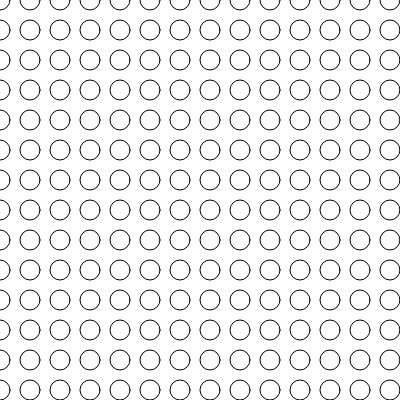
Frame 1 (no input)
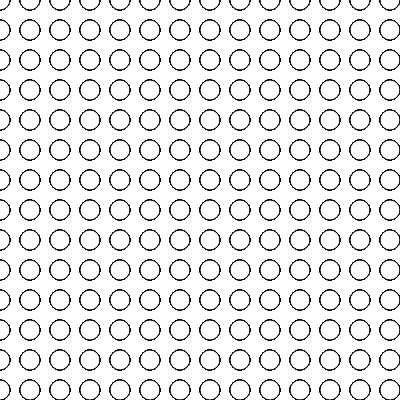
Frame 60 (no input)
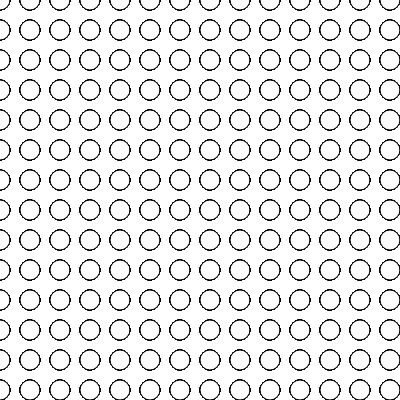
Frame 120 (the mouse pressed at the canvas centre since frame 60)

The p5.js sketch that drew these frames (run headless with seeded random() and noise() and a simulated clock; from frame 60 on, the mouse is pressed at the canvas centre):

// p5.js sketch
// ── sketch.js
const sketchWidth = 400;
const sketchHeight = 400;
const circleSize = 20;
const padding = 5;
const spacing = circleSize + 2 * padding;

// calculate how many rows and columns we need
const columns = Math.floor(sketchWidth / spacing);
const rows = Math.floor(sketchHeight / spacing);

function setup () {
  createCanvas(sketchWidth, sketchHeight);
}

function draw () {
  for(let x = 0; x <= columns; x += 1) {
    for(let y = 0; y <= rows; y += 1) {
      circle(x * spacing, y * spacing, circleSize);
    }
  }
}
